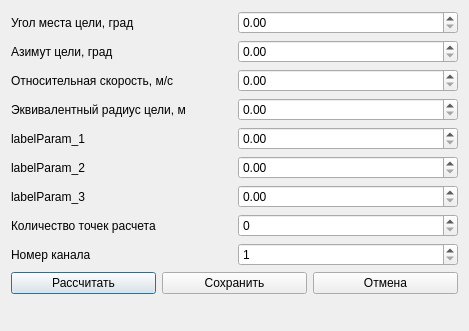
<?xml version="1.0" encoding="UTF-8"?>
<ui version="4.0">
 <class>EchoSignal</class>
 <widget class="QDialog" name="EchoSignal">
  <property name="geometry">
   <rect>
    <x>0</x>
    <y>0</y>
    <width>469</width>
    <height>331</height>
   </rect>
  </property>
  <property name="windowTitle">
   <string>Параметры эхосигнала</string>
  </property>
  <layout class="QGridLayout" name="gridLayout">
   <item row="2" column="0">
    <layout class="QHBoxLayout" name="horizontalLayout_7">
     <item>
      <widget class="QLabel" name="label">
       <property name="text">
        <string>Количество точек расчета</string>
       </property>
      </widget>
     </item>
     <item>
      <widget class="QSpinBox" name="numDotBox">
       <property name="maximum">
        <number>500</number>
       </property>
      </widget>
     </item>
    </layout>
   </item>
   <item row="0" column="0">
    <layout class="QVBoxLayout" name="verticalLayout">
     <item>
      <layout class="QHBoxLayout" name="horizontalLayout_10">
       <item>
        <widget class="QLabel" name="labelParam_7">
         <property name="text">
          <string>Угол места цели, град</string>
         </property>
        </widget>
       </item>
       <item>
        <widget class="QDoubleSpinBox" name="elevationBox">
         <property name="maximum">
          <double>60000.000000000000000</double>
         </property>
        </widget>
       </item>
      </layout>
     </item>
     <item>
      <layout class="QHBoxLayout" name="horizontalLayout_9">
       <item>
        <widget class="QLabel" name="labelParam_4">
         <property name="text">
          <string>Азимут цели, град</string>
         </property>
        </widget>
       </item>
       <item>
        <widget class="QDoubleSpinBox" name="azimuthBox">
         <property name="maximum">
          <double>60000.000000000000000</double>
         </property>
        </widget>
       </item>
      </layout>
     </item>
     <item>
      <layout class="QHBoxLayout" name="horizontalLayout_8">
       <item>
        <widget class="QLabel" name="labelParam_5">
         <property name="text">
          <string>Относительная скорость, м/с</string>
         </property>
        </widget>
       </item>
       <item>
        <widget class="QDoubleSpinBox" name="relativeSpedBox">
         <property name="maximum">
          <double>60000.000000000000000</double>
         </property>
        </widget>
       </item>
      </layout>
     </item>
     <item>
      <layout class="QHBoxLayout" name="horizontalLayout_5">
       <item>
        <widget class="QLabel" name="labelParam_6">
         <property name="text">
          <string>Эквивалентный радиус цели, м</string>
         </property>
        </widget>
       </item>
       <item>
        <widget class="QDoubleSpinBox" name="equivalentRadBox">
         <property name="maximum">
          <double>60000.000000000000000</double>
         </property>
        </widget>
       </item>
      </layout>
     </item>
    </layout>
   </item>
   <item row="3" column="0">
    <layout class="QHBoxLayout" name="horizontalLayout_4">
     <item>
      <widget class="QLabel" name="lablelChannel_1">
       <property name="text">
        <string>Номер канала</string>
       </property>
      </widget>
     </item>
     <item>
      <widget class="QSpinBox" name="channelBox">
       <property name="minimum">
        <number>1</number>
       </property>
       <property name="maximum">
        <number>30</number>
       </property>
      </widget>
     </item>
    </layout>
   </item>
   <item row="4" column="0">
    <layout class="QHBoxLayout" name="horizontalLayout_6">
     <item>
      <widget class="QPushButton" name="pushButtonCompute">
       <property name="text">
        <string>Расcчитать</string>
       </property>
      </widget>
     </item>
     <item>
      <widget class="QPushButton" name="pushButtonSave">
       <property name="text">
        <string>Сохранить</string>
       </property>
      </widget>
     </item>
     <item>
      <widget class="QPushButton" name="pushButtonCancel">
       <property name="text">
        <string>Отмена</string>
       </property>
      </widget>
     </item>
    </layout>
   </item>
   <item row="1" column="0">
    <layout class="QVBoxLayout" name="verticalLayout_2">
     <item>
      <layout class="QHBoxLayout" name="horizontalLayout">
       <item>
        <widget class="QLabel" name="labelParam_1">
         <property name="text">
          <string>labelParam_1</string>
         </property>
        </widget>
       </item>
       <item>
        <widget class="QDoubleSpinBox" name="param1Box">
         <property name="maximum">
          <double>60000.000000000000000</double>
         </property>
        </widget>
       </item>
      </layout>
     </item>
     <item>
      <layout class="QHBoxLayout" name="horizontalLayout_2">
       <item>
        <widget class="QLabel" name="labelParam_2">
         <property name="text">
          <string>labelParam_2</string>
         </property>
        </widget>
       </item>
       <item>
        <widget class="QDoubleSpinBox" name="param2Box">
         <property name="maximum">
          <double>60000.000000000000000</double>
         </property>
        </widget>
       </item>
      </layout>
     </item>
     <item>
      <layout class="QHBoxLayout" name="horizontalLayout_3">
       <item>
        <widget class="QLabel" name="labelParam_3">
         <property name="text">
          <string>labelParam_3</string>
         </property>
        </widget>
       </item>
       <item>
        <widget class="QDoubleSpinBox" name="param3Box">
         <property name="maximum">
          <double>60000.000000000000000</double>
         </property>
        </widget>
       </item>
      </layout>
     </item>
    </layout>
   </item>
   <item row="5" column="0">
    <spacer name="verticalSpacer">
     <property name="orientation">
      <enum>Qt::Vertical</enum>
     </property>
     <property name="sizeHint" stdset="0">
      <size>
       <width>20</width>
       <height>40</height>
      </size>
     </property>
    </spacer>
   </item>
  </layout>
 </widget>
 <resources/>
 <connections/>
</ui>
